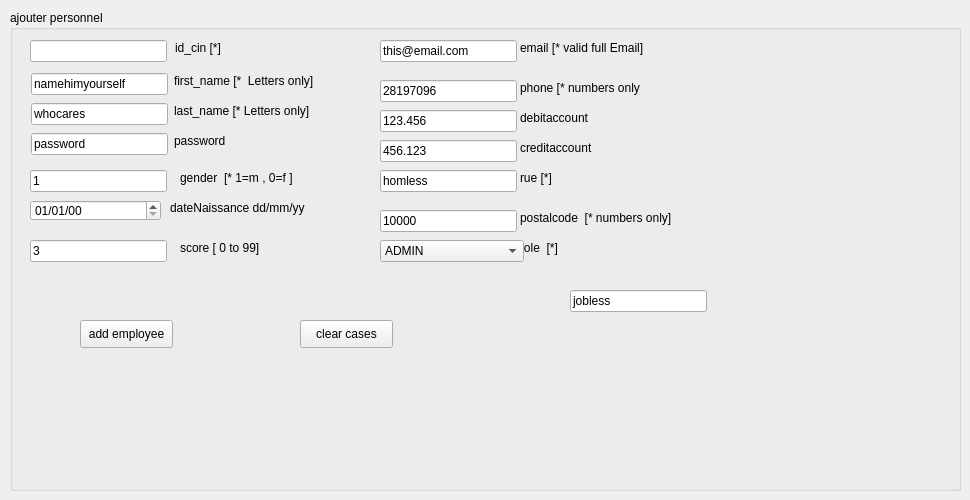
        <widget class="QWidget" name="tab_ajouter_personnel">
         <attribute name="title">
          <string>Ajouter personnel</string>
         </attribute>
         <widget class="QGroupBox" name="groupBox">
          <property name="enabled">
           <bool>true</bool>
          </property>
          <property name="geometry">
           <rect>
            <x>10</x>
            <y>10</y>
            <width>951</width>
            <height>481</height>
           </rect>
          </property>
          <property name="minimumSize">
           <size>
            <width>0</width>
            <height>0</height>
           </size>
          </property>
          <property name="sizeIncrement">
           <size>
            <width>0</width>
            <height>0</height>
           </size>
          </property>
          <property name="title">
           <string>ajouter personnel</string>
          </property>
          <property name="checkable">
           <bool>false</bool>
          </property>
          <widget class="QLabel" name="label_2">
           <property name="geometry">
            <rect>
             <x>164</x>
             <y>63</y>
             <width>158</width>
             <height>16</height>
            </rect>
           </property>
           <property name="text">
            <string>first_name [*  Letters only]</string>
           </property>
          </widget>
          <widget class="QLabel" name="label_3">
           <property name="geometry">
            <rect>
             <x>164</x>
             <y>93</y>
             <width>151</width>
             <height>16</height>
            </rect>
           </property>
           <property name="text">
            <string>last_name [* Letters only]</string>
           </property>
          </widget>
          <widget class="QLabel" name="label_5">
           <property name="geometry">
            <rect>
             <x>164</x>
             <y>123</y>
             <width>55</width>
             <height>16</height>
            </rect>
           </property>
           <property name="text">
            <string>password</string>
           </property>
          </widget>
          <widget class="QLabel" name="label_4">
           <property name="geometry">
            <rect>
             <x>170</x>
             <y>160</y>
             <width>134</width>
             <height>16</height>
            </rect>
           </property>
           <property name="text">
            <string>gender  [* 1=m , 0=f ]</string>
           </property>
          </widget>
          <widget class="QLineEdit" name="lineEdit_nom">
           <property name="geometry">
            <rect>
             <x>21</x>
             <y>63</y>
             <width>137</width>
             <height>22</height>
            </rect>
           </property>
           <property name="text">
            <string>namehimyourself</string>
           </property>
          </widget>
          <widget class="QLabel" name="label_6">
           <property name="geometry">
            <rect>
             <x>510</x>
             <y>30</y>
             <width>139</width>
             <height>16</height>
            </rect>
           </property>
           <property name="text">
            <string>email [* valid full Email]</string>
           </property>
          </widget>
          <widget class="QLineEdit" name="lineEdit_password">
           <property name="geometry">
            <rect>
             <x>21</x>
             <y>123</y>
             <width>137</width>
             <height>22</height>
            </rect>
           </property>
           <property name="text">
            <string>password</string>
           </property>
          </widget>
          <widget class="QLineEdit" name="lineEdit_gender">
           <property name="geometry">
            <rect>
             <x>20</x>
             <y>160</y>
             <width>137</width>
             <height>22</height>
            </rect>
           </property>
           <property name="text">
            <string>1</string>
           </property>
          </widget>
          <widget class="QLineEdit" name="lineEdit_prenom">
           <property name="geometry">
            <rect>
             <x>21</x>
             <y>93</y>
             <width>137</width>
             <height>22</height>
            </rect>
           </property>
           <property name="text">
            <string>whocares</string>
           </property>
          </widget>
          <widget class="QLineEdit" name="lineEdit_email">
           <property name="geometry">
            <rect>
             <x>370</x>
             <y>30</y>
             <width>137</width>
             <height>22</height>
            </rect>
           </property>
           <property name="text">
            <string>this@email.com</string>
           </property>
          </widget>
          <widget class="QPushButton" name="pushButton_add_employee">
           <property name="geometry">
            <rect>
             <x>70</x>
             <y>310</y>
             <width>93</width>
             <height>28</height>
            </rect>
           </property>
           <property name="text">
            <string>add employee</string>
           </property>
          </widget>
          <widget class="QLabel" name="label_9">
           <property name="geometry">
            <rect>
             <x>510</x>
             <y>160</y>
             <width>51</width>
             <height>16</height>
            </rect>
           </property>
           <property name="text">
            <string>rue [*]</string>
           </property>
          </widget>
          <widget class="QLabel" name="label_10">
           <property name="geometry">
            <rect>
             <x>510</x>
             <y>200</y>
             <width>169</width>
             <height>16</height>
            </rect>
           </property>
           <property name="text">
            <string>postalcode  [* numbers only]</string>
           </property>
          </widget>
          <widget class="QLineEdit" name="lineEdit_address">
           <property name="geometry">
            <rect>
             <x>370</x>
             <y>160</y>
             <width>137</width>
             <height>22</height>
            </rect>
           </property>
           <property name="text">
            <string>homless</string>
           </property>
          </widget>
          <widget class="QLineEdit" name="lineEdit_postalcode">
           <property name="geometry">
            <rect>
             <x>370</x>
             <y>200</y>
             <width>137</width>
             <height>22</height>
            </rect>
           </property>
           <property name="text">
            <string>10000</string>
           </property>
          </widget>
          <widget class="QLabel" name="label_26">
           <property name="geometry">
            <rect>
             <x>510</x>
             <y>230</y>
             <width>47</width>
             <height>16</height>
            </rect>
           </property>
           <property name="text">
            <string>role  [*]</string>
           </property>
          </widget>
          <widget class="QLineEdit" name="lineEdit_role">
           <property name="geometry">
            <rect>
             <x>560</x>
             <y>280</y>
             <width>137</width>
             <height>22</height>
            </rect>
           </property>
           <property name="text">
            <string>jobless</string>
           </property>
          </widget>
          <widget class="QLineEdit" name="lineEdit_cin">
           <property name="geometry">
            <rect>
             <x>20</x>
             <y>30</y>
             <width>137</width>
             <height>22</height>
            </rect>
           </property>
           <property name="text">
            <string/>
           </property>
          </widget>
          <widget class="QLabel" name="label">
           <property name="geometry">
            <rect>
             <x>165</x>
             <y>30</y>
             <width>59</width>
             <height>16</height>
            </rect>
           </property>
           <property name="text">
            <string>id_cin [*] </string>
           </property>
          </widget>
          <widget class="QLineEdit" name="lineEdit_debitaccount">
           <property name="geometry">
            <rect>
             <x>370</x>
             <y>100</y>
             <width>137</width>
             <height>22</height>
            </rect>
           </property>
           <property name="text">
            <string>123.456</string>
           </property>
          </widget>
          <widget class="QLabel" name="label_25">
           <property name="geometry">
            <rect>
             <x>510</x>
             <y>100</y>
             <width>74</width>
             <height>16</height>
            </rect>
           </property>
           <property name="text">
            <string>debitaccount</string>
           </property>
          </widget>
          <widget class="QLabel" name="label_30">
           <property name="geometry">
            <rect>
             <x>510</x>
             <y>130</y>
             <width>77</width>
             <height>16</height>
            </rect>
           </property>
           <property name="text">
            <string>creditaccount</string>
           </property>
          </widget>
          <widget class="QLabel" name="label_31">
           <property name="geometry">
            <rect>
             <x>510</x>
             <y>70</y>
             <width>128</width>
             <height>16</height>
            </rect>
           </property>
           <property name="text">
            <string>phone [* numbers only</string>
           </property>
          </widget>
          <widget class="QLineEdit" name="lineEdit_creditaccount">
           <property name="geometry">
            <rect>
             <x>370</x>
             <y>130</y>
             <width>137</width>
             <height>22</height>
            </rect>
           </property>
           <property name="text">
            <string>456.123</string>
           </property>
          </widget>
          <widget class="QLabel" name="label_32">
           <property name="geometry">
            <rect>
             <x>170</x>
             <y>230</y>
             <width>90</width>
             <height>16</height>
            </rect>
           </property>
           <property name="text">
            <string>score [ 0 to 99]</string>
           </property>
          </widget>
          <widget class="QLineEdit" name="lineEdit_phone">
           <property name="geometry">
            <rect>
             <x>370</x>
             <y>70</y>
             <width>137</width>
             <height>22</height>
            </rect>
           </property>
           <property name="text">
            <string>28197096</string>
           </property>
          </widget>
          <widget class="QLabel" name="label_33">
           <property name="geometry">
            <rect>
             <x>160</x>
             <y>190</y>
             <width>146</width>
             <height>16</height>
            </rect>
           </property>
           <property name="text">
            <string>dateNaissance dd/mm/yy</string>
           </property>
          </widget>
          <widget class="QLineEdit" name="lineEdit_scor">
           <property name="geometry">
            <rect>
             <x>20</x>
             <y>230</y>
             <width>137</width>
             <height>22</height>
            </rect>
           </property>
           <property name="text">
            <string>3</string>
           </property>
          </widget>
          <widget class="QDateEdit" name="dateEdit_datenaissance">
           <property name="geometry">
            <rect>
             <x>20</x>
             <y>190</y>
             <width>131</width>
             <height>21</height>
            </rect>
           </property>
           <property name="displayFormat">
            <string>dd/MM/yy</string>
           </property>
          </widget>
          <widget class="QPushButton" name="pushButton_clear_cases_ajouter">
           <property name="geometry">
            <rect>
             <x>290</x>
             <y>310</y>
             <width>93</width>
             <height>28</height>
            </rect>
           </property>
           <property name="text">
            <string>clear cases</string>
           </property>
          </widget>
          <widget class="QComboBox" name="comboBox_role_ajout">
           <property name="geometry">
            <rect>
             <x>370</x>
             <y>230</y>
             <width>144</width>
             <height>22</height>
            </rect>
           </property>
           <item>
            <property name="text">
             <string>ADMIN</string>
            </property>
           </item>
           <item>
            <property name="text">
             <string>BUS_AGENT</string>
            </property>
           </item>
           <item>
            <property name="text">
             <string>ABONN_AGENT</string>
            </property>
           </item>
           <item>
            <property name="text">
             <string>STATION_AGENT</string>
            </property>
           </item>
           <item>
            <property name="text">
             <string>RECLAM_AGENT</string>
            </property>
           </item>
           <item>
            <property name="text">
             <string>OTHER</string>
            </property>
           </item>
          </widget>
         </widget>
        </widget>
